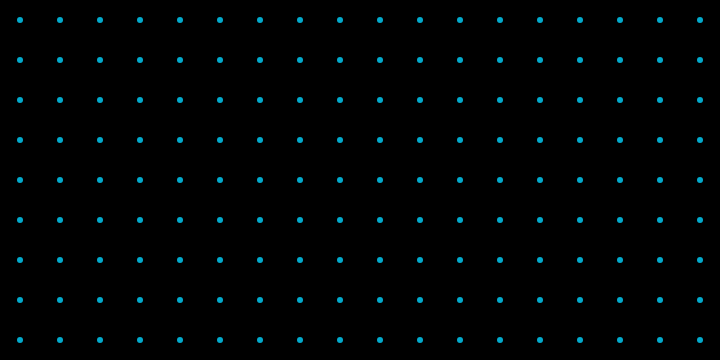
Frame 1 (no input)
Frame 60 (no input): identical to frame 1, image omitted
Frame 120 (the mouse pressed at the canvas centre since frame 60): identical to frame 1, image omitted

The p5.js sketch that drew this single still picture (run headless with seeded random() and noise() and a simulated clock; from frame 60 on, the mouse is pressed at the canvas centre):

// p5.js sketch
// ── sketch.js
    
var unit = 40;
var Fullcount;
var dots = [];

function setup() {
  createCanvas(720, 360);
  noStroke();
  var wideCount = width / unit; //number of horizontal dots is total width/unit
  var highCount = height / unit; //number of vertical dots is total height/unit
  Fullcount = wideCount * highCount; //Fullcount is combo of both
  var index = 0; //the first index is zero, so dots0, dots1, dots2. . .
  for (var y = 0; y < highCount; y++) { //run for loop for height
    for (var x = 0; x < wideCount; x++) { //run for loop for width
      dots[index++] = new Module(x*unit, y*unit, unit/2, unit/2, unit); //make a list of dots and they will each be a new Module
    }
  }
}

function draw() {
  background(0);
  for (var i = 0; i < Fullcount; i++) {
    dots[i].draw();
  }
}


function Module(_xOff, _yOff, _x, _y, _unit) {
  this.xOff = _xOff; //offst?
  this.yOff = _yOff;
  this.x = _x;
  this.y = _y;
  this.unit = _unit;

}


// Custom method for drawing the object
Module.prototype.draw = function() {
  fill(color(3,170,204)); //teal
  ellipse(this.xOff + this.x, this.yOff + this.y, 6, 6); //x is xOff + xvalue, y = yOff + y value, and width&height is 6
}
